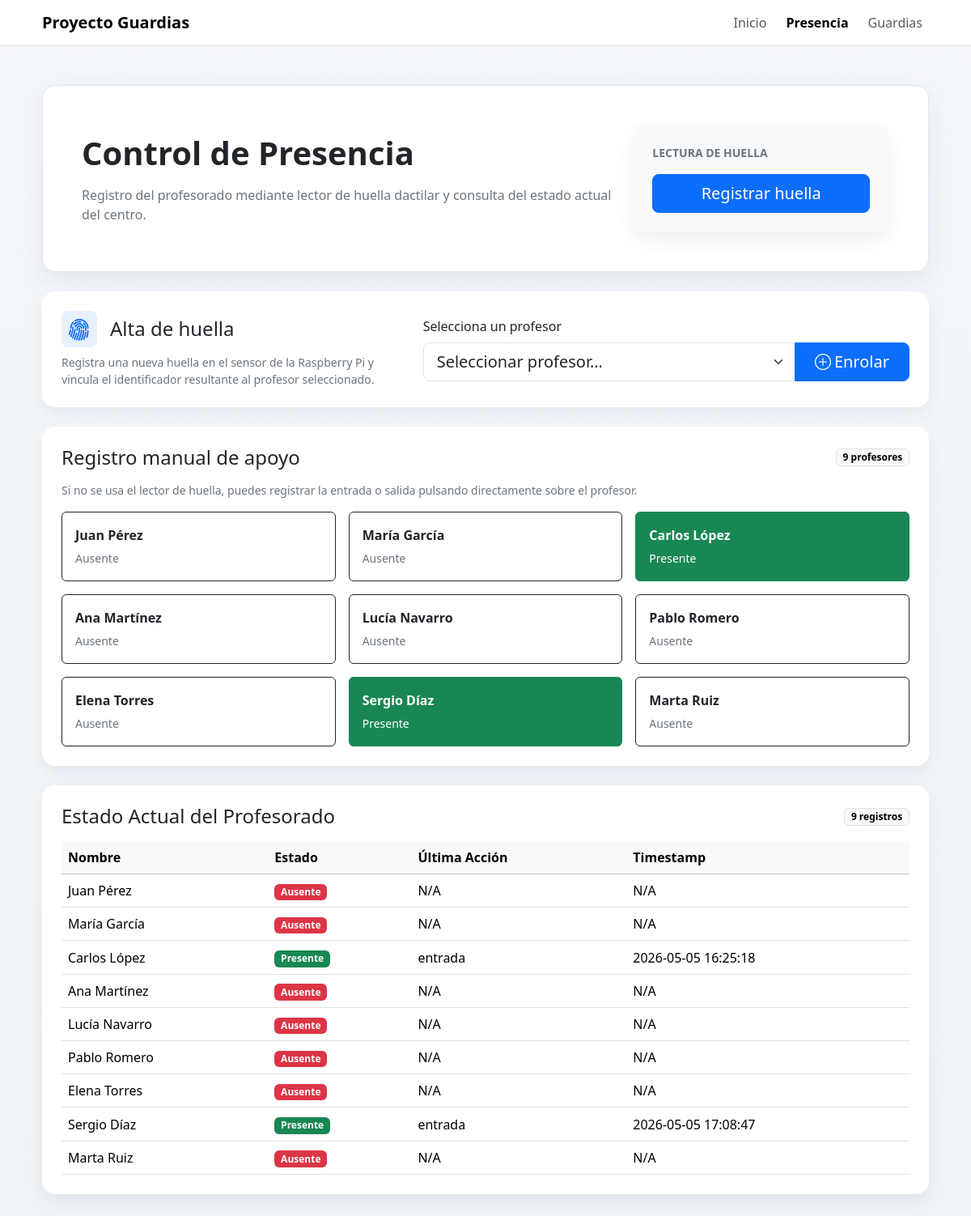
The app's page /presencia, older data.
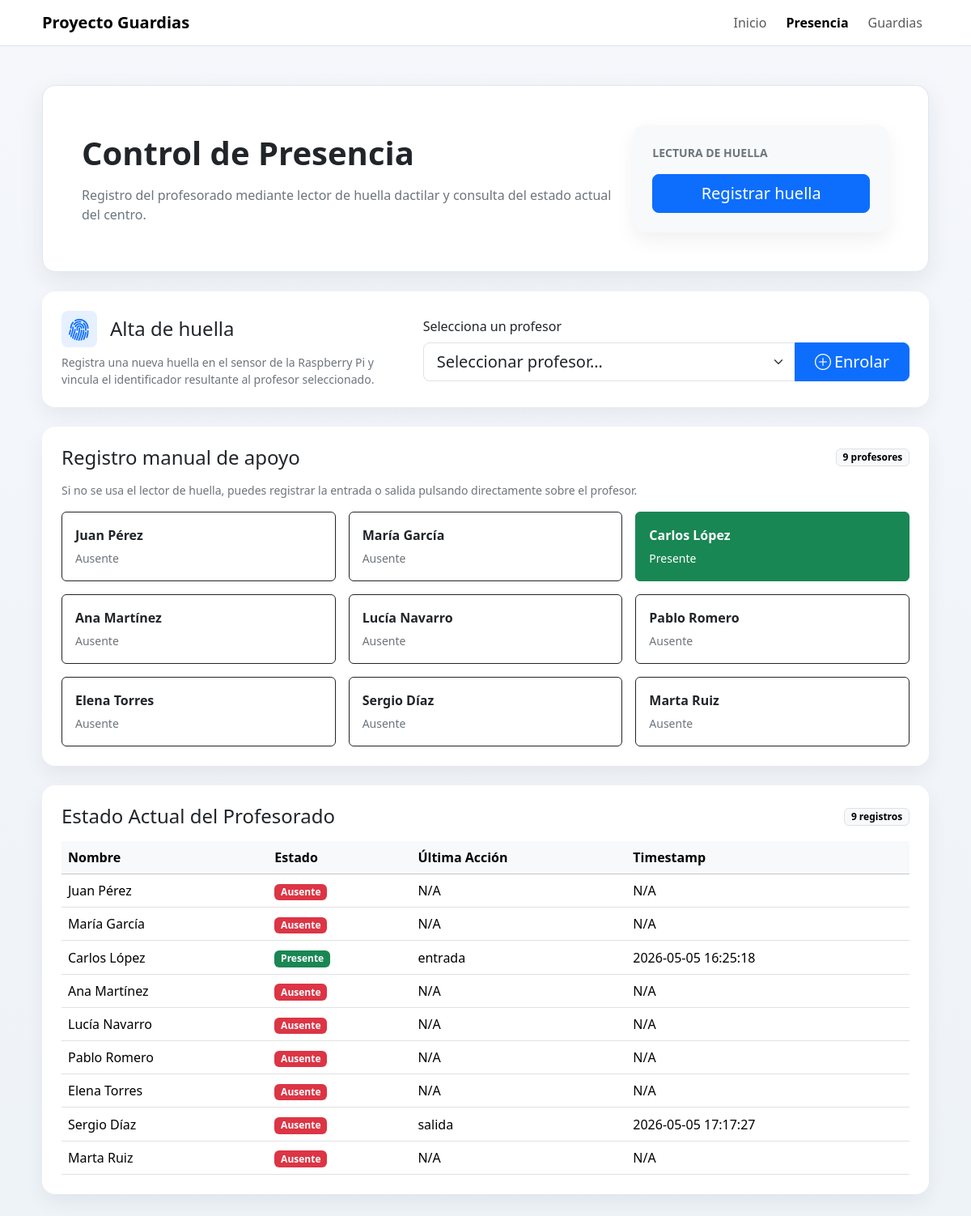
The same page, newer data.
### tables this page shows
CREATE TABLE profesores (id INTEGER PRIMARY KEY AUTOINCREMENT, nombre TEXT NOT NULL, departamento TEXT, huella_id INTEGER, activo INTEGER DEFAULT 1, guardias_acumuladas INTEGER DEFAULT 0, guardias_semana INTEGER DEFAULT 0);

CREATE TABLE presencia (
    id INTEGER PRIMARY KEY AUTOINCREMENT,
    profesor_id INTEGER,
    timestamp DATETIME DEFAULT CURRENT_TIMESTAMP,
    tipo TEXT,   -- 'entrada' o 'salida'
    FOREIGN KEY (profesor_id) REFERENCES "profesores_legacy"(id)
);

### app.py (the view)
@app.route("/presencia")
def vista_presencia():
    estado = obtener_estado_actual(_obtener_db_path())
    profesores = [
        {
            "id": profesor_id,
            "nombre": info.get("nombre", f"Profesor {profesor_id}"),
        }
        for profesor_id, info in estado.items()
    ]
    profesores.sort(key=lambda p: p["nombre"].casefold())
    return render_template("presencia.html", estado=estado, profesores=profesores, debug=DEBUG_UI)

### app.py (called while the page is built)
def _obtener_db_path():
    return app.config.get("DB_PATH", "ies.db")

### modules/db/db_manager.py (called while the page is built, shortened)
    def get_connection(self):
        return sqlite3.connect(self.db_path)

    @contextmanager
    def _connection(self):
        conn = self.get_connection()
        try:
            self._ensure_schema(conn)
            yield conn
        finally:
            conn.close()

    def _fetch_all(self, query, params=(), model_cls=None):
        with self._connection() as conn:
            cursor = conn.cursor()
            cursor.execute(query, params)
            rows = cursor.fetchall()
        if model_cls is None:
            return rows
        return [model_cls(*row) for row in rows]

    def _fecha_hoy(self, fecha=None):
        return fecha or datetime.now().strftime("%Y-%m-%d")

    def _ensure_profesores_schema(self, conn):
        cursor = conn.cursor()
        cursor.execute("PRAGMA table_info(profesores)")
        schema_rows = cursor.fetchall()
        columnas = {row[1] for row in schema_rows}
        tipos = {row[1]: (row[2] or "").upper() for row in schema_rows}
        schema_actualizado = False
        if "departamento" not in columnas:
            cursor.execute("ALTER TABLE profesores ADD COLUMN departamento TEXT")
            schema_actualizado = True
        if "huella_id" not in columnas:
            cursor.execute("ALTER TABLE profesores ADD COLUMN huella_id INTEGER")
            schema_actualizado = True
        self._normalizar_huella_ids(conn)
        if schema_actualizado:
            conn.commit()

    @staticmethod
    def _normalizar_huella_id_valor(valor):
        if valor is None:
            return None
        if isinstance(valor, int):
            return valor

    def _normalizar_huella_ids(self, conn):
        cursor = conn.cursor()
        cursor.execute("SELECT id, huella_id FROM profesores")
        cambios = []
        for profesor_id, huella_id in cursor.fetchall():
            huella_normalizada = self._normalizar_huella_id_valor(huella_id)
            if huella_id != huella_normalizada:
                cambios.append((huella_normalizada, profesor_id))
        if cambios:
            cursor.executemany(
                "UPDATE profesores SET huella_id = ? WHERE id = ?",
                cambios,
            )
            conn.commit()

    def _ensure_horarios_schema(self, conn):
        cursor = conn.cursor()
        cursor.execute("PRAGMA table_info(horarios)")
        columnas = {row[1] for row in cursor.fetchall()}

### templates/presencia.html (shortened to what this page needs)
<!DOCTYPE html>
<html lang="es">
<head>
    <link href="https://cdn.jsdelivr.net/npm/bootstrap@5.3.3/dist/css/bootstrap.min.css" rel="stylesheet">
    <link rel="stylesheet" href="https://cdn.jsdelivr.net/npm/bootstrap-icons@1.11.3/font/bootstrap-icons.min.css">
</head>
<body>
    <nav class="navbar navbar-expand-lg bg-white border-bottom sticky-top">
        <div class="container app-shell">
            <a class="navbar-brand fw-semibold" href="{{ url_for('index') }}">Proyecto Guardias</a>
            <div class="collapse navbar-collapse" id="mainNav">
                <div class="navbar-nav ms-auto gap-lg-2">
                    <a class="nav-link" href="{{ url_for('index') }}">Inicio</a>
                    <a class="nav-link active fw-semibold" href="{{ url_for('vista_presencia') }}">Presencia</a>
                    <a class="nav-link" href="{{ url_for('vista_guardias') }}">Guardias</a>
                </div>
            </div>
        </div>
    </nav>
    <main class="container app-shell py-4 py-lg-5">
        <section class="page-hero p-4 p-lg-5 mb-4">
            <div class="row g-4 align-items-center">
                <div class="col-lg-8">
                    <h1 class="display-6 fw-semibold mb-3">Control de Presencia</h1>
                    <p class="text-secondary mb-0">Registro del profesorado mediante lector de huella dactilar y consulta del estado actual del centro.</p>
                </div>
                <div class="col-lg-4">
                    <div class="card content-card bg-body-tertiary">
                        <div class="card-body p-4">
                            <p class="text-uppercase text-secondary small fw-semibold mb-3">Lectura de huella</p>
                            <form id="form-registro-huella" action="{{ url_for('registrar') }}" method="post" class="d-grid">
                                <button id="btn-registrar-huella" class="btn btn-primary btn-lg" type="submit">Registrar huella</button>
                            </form>
                        </div>
                    </div>
                </div>
            </div>
        </section>
        <section class="card stat-card mb-4">
            <div class="card-body p-4">
                <div class="row g-4 align-items-center">
                    <div class="col-lg-5">
                        <div class="d-flex align-items-center gap-3 mb-2">
                            <div class="rounded-3 p-2 bg-primary bg-opacity-10 text-primary lh-1" style="font-size:1.75rem">
                                <i class="bi bi-fingerprint"></i>
                            </div>
                            <h2 class="h4 mb-0">Alta de huella</h2>
                        </div>
                        <p class="text-secondary small mb-0 mt-2">
                            Registra una nueva huella en el sensor de la Raspberry Pi y vincula el identificador resultante al profesor seleccionado.
                        </p>
                    </div>
                    <div class="col-lg-7">
                        <form id="form-enrolar-huella" action="{{ url_for('enrolar_huella_profesor') }}" method="post">
                            <label for="profesor_id" class="form-label fw-medium">Selecciona un profesor</label>
                            <div class="input-group input-group-lg">
                                <select id="profesor_id" name="profesor_id" class="form-select" required>
                                    <option value="" selected disabled>Seleccionar profesor…</option>
                                </select>
                                <button id="btn-enrolar-huella" class="btn btn-primary px-4" type="submit" {% if not profesores %}disabled{% endif %}>
                                    <i class="bi bi-plus-circle me-1"></i>Enrolar
                                </button>
                            </div>
                        </form>
                    </div>
                </div>
            </div>
        </section>
        <section class="card stat-card mb-4">
            <div class="card-body p-4">
                <div class="d-flex justify-content-between align-items-center mb-3 flex-wrap gap-2">
                    <h2 class="h4 mb-0">Registro manual de apoyo</h2>
                    <span class="badge text-bg-light border">{{ estado|length }} profesores</span>
                </div>
                <p class="text-secondary small mb-3">Si no se usa el lector de huella, puedes registrar la entrada o salida pulsando directamente sobre el profesor.</p>
                <div class="row g-3">
                    {% for profesor_id, info in estado.items() %}
                    <div class="col-md-6 col-xl-4">
                        <form action="{{ url_for('registrar') }}" method="post" class="h-100">
                            <button class="btn {% if info.presente %}btn-success{% else %}btn-outline-dark{% endif %} w-100 h-100 text-start p-3" type="submit">
                                <span class="d-block fw-semibold mb-1">{{ info.nombre }}</span>
                                <span class="small {% if info.presente %}text-white{% else %}text-secondary{% endif %}">
                                    {% if info.presente %}Presente{% else %}Ausente{% endif %}
                                </span>
                            </button>
                        </form>
                    </div>
                    {% else %}
                    <div class="col-12">
                        <div class="text-center text-secondary py-3">No hay profesores disponibles para registrar.</div>
                    </div>
                    {% endfor %}
                </div>
            </div>
        </section>
        <section class="card stat-card">
            <div class="card-body p-4">
                <div class="d-flex justify-content-between align-items-center mb-3 flex-wrap gap-2">
                    <h2 class="h4 mb-0">Estado Actual del Profesorado</h2>
                    <span class="badge text-bg-light border">{{ estado|length }} registros</span>
                </div>
                <div class="table-responsive">
                    <table class="table table-hover align-middle mb-0">
                        <thead class="table-light">
                            <tr>
                                <th>Nombre</th>
                                <th>Estado</th>
                                <th>Última Acción</th>
                                <th>Timestamp</th>
                            </tr>
                        </thead>
                        <tbody>
                            {% for profesor_id, info in estado.items() %}
                            <tr>
                                <td class="fw-medium">{{ info.nombre }}</td>
                                <td>
                                    <span class="badge {% if info.presente %}text-bg-success{% else %}text-bg-danger{% endif %}">
                                        {% if info.presente %}Presente{% else %}Ausente{% endif %}
                                    </span>
                                </td>
                                <td>{{ info.ultima_accion or 'N/A' }}</td>
                                <td>{{ info.timestamp or 'N/A' }}</td>
                            </tr>
                            {% else %}
                            <tr>
                                <td colspan="4" class="text-center text-secondary py-4">No hay registros de presencia para mostrar.</td>
                            </tr>
                            {% endfor %}
                        </tbody>
                    </table>
                </div>
            </div>
        </section>
    </main>
</body>
</html>

### templates/presencia.html (style rules this page uses)
body { background: linear-gradient(180deg, #f5f7fb 0%, #eef3f8 100%); min-height: 100vh; }
.app-shell { max-width: 1120px; }
.page-hero { background: #ffffff; border: 1px solid #dfe7f1; border-radius: 1rem; box-shadow: 0 10px 30px rgba(31, 41, 55, 0.08); }
.stat-card, .content-card { border: 0; border-radius: 1rem; box-shadow: 0 10px 24px rgba(15, 23, 42, 0.06); }

Row changes from the older to the newer data that the page shows:
no longer on this page (row unchanged): presencia: tipo "entrada", timestamp "2026-05-05 17:08:47"
added presencia: tipo "salida", timestamp "2026-05-05 17:17:27"
Text that changed along with them:
list line gone: "Presente"
new list line: "Ausente"
new list line: "Sergio Díaz"
list line gone: "Sergio Díaz"
